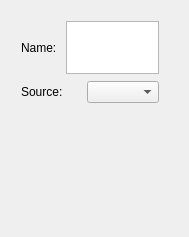
<?xml version="1.0" encoding="UTF-8"?>
<ui version="4.0">
 <class>JobDialog</class>
 <widget class="QDialog" name="JobDialog">
  <property name="geometry">
   <rect>
    <x>0</x>
    <y>0</y>
    <width>189</width>
    <height>237</height>
   </rect>
  </property>
  <property name="windowTitle">
   <string>JobDialog</string>
  </property>
  <widget class="QWidget" name="verticalLayoutWidget">
   <property name="geometry">
    <rect>
     <x>10</x>
     <y>10</y>
     <width>160</width>
     <height>104</height>
    </rect>
   </property>
   <layout class="QVBoxLayout" name="verticalLayout">
    <property name="spacing">
     <number>7</number>
    </property>
    <item>
     <layout class="QHBoxLayout" name="horizontalLayout">
      <item>
       <widget class="QLabel" name="label">
        <property name="text">
         <string>Name: </string>
        </property>
       </widget>
      </item>
      <item>
       <widget class="QTextEdit" name="JobName">
        <property name="enabled">
         <bool>true</bool>
        </property>
        <property name="baseSize">
         <size>
          <width>0</width>
          <height>4</height>
         </size>
        </property>
        <property name="acceptDrops">
         <bool>true</bool>
        </property>
        <property name="autoFillBackground">
         <bool>false</bool>
        </property>
        <property name="undoRedoEnabled">
         <bool>true</bool>
        </property>
       </widget>
      </item>
     </layout>
    </item>
    <item>
     <layout class="QHBoxLayout" name="horizontalLayout_2">
      <item>
       <widget class="QLabel" name="label_2">
        <property name="text">
         <string>Source: </string>
        </property>
       </widget>
      </item>
      <item>
       <widget class="QComboBox" name="JobSource"/>
      </item>
     </layout>
    </item>
   </layout>
  </widget>
 </widget>
 <layoutdefault spacing="6" margin="11"/>
 <resources/>
 <connections/>
</ui>
